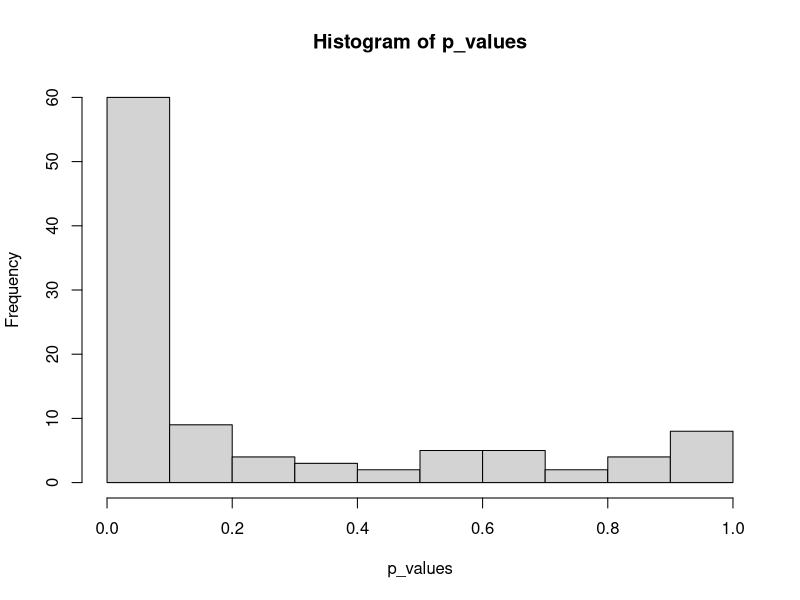
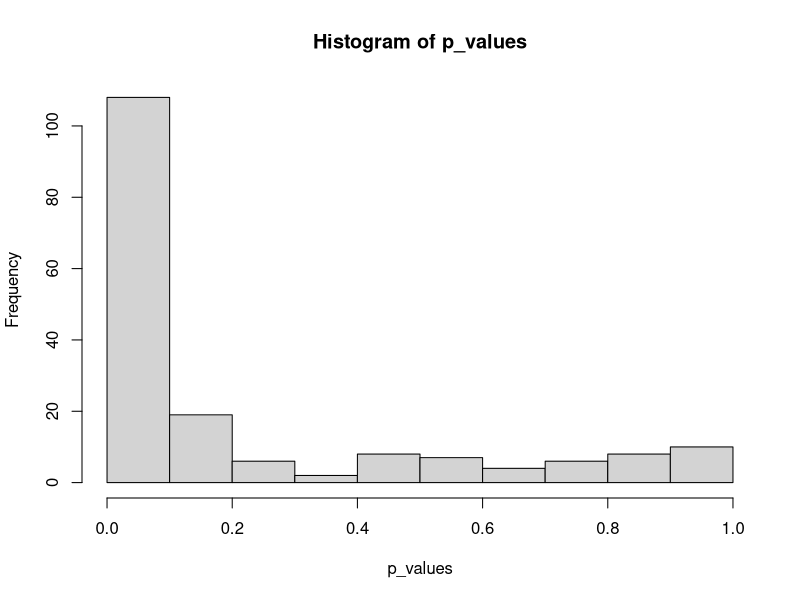
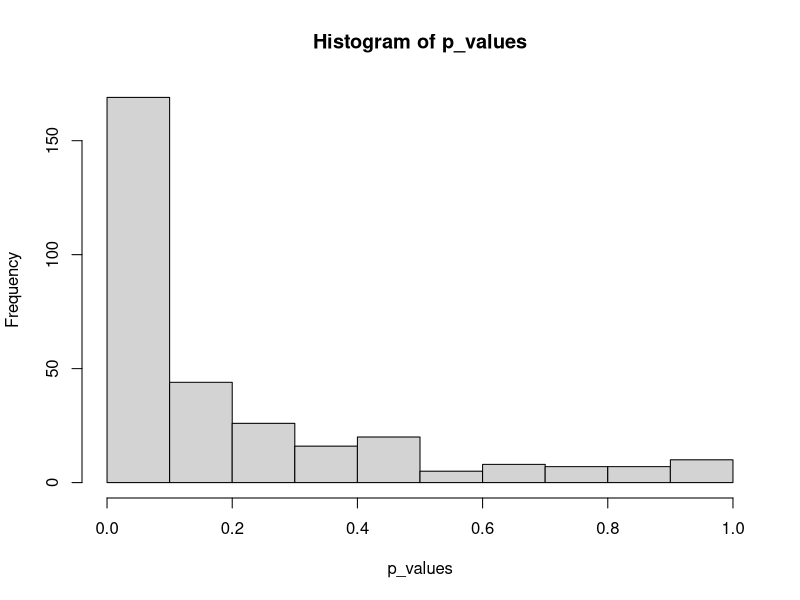
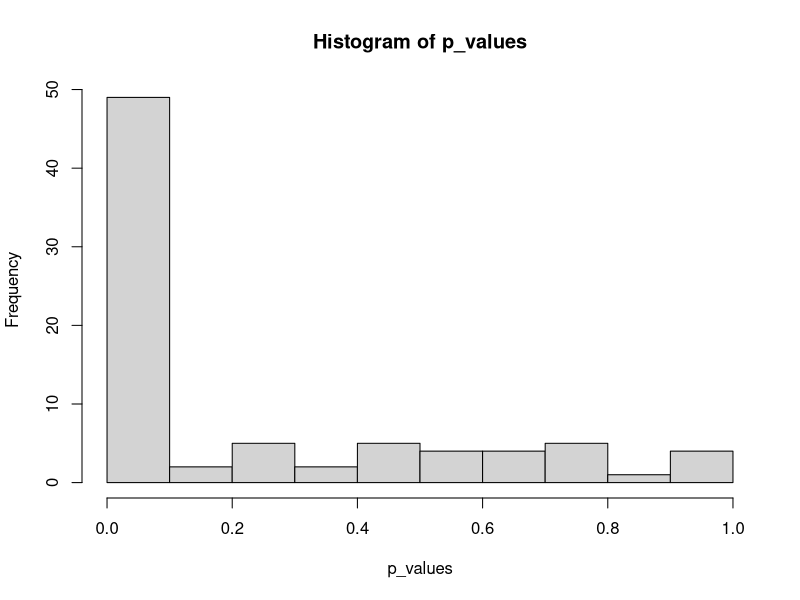
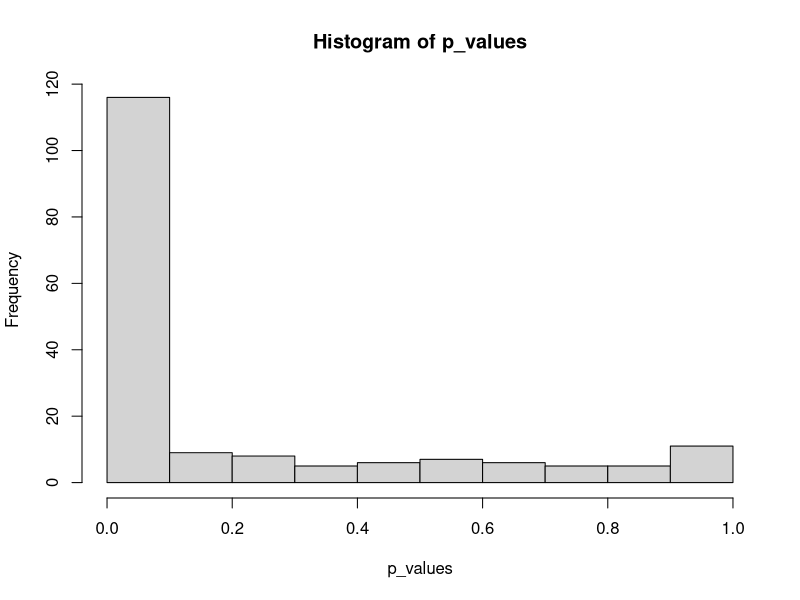
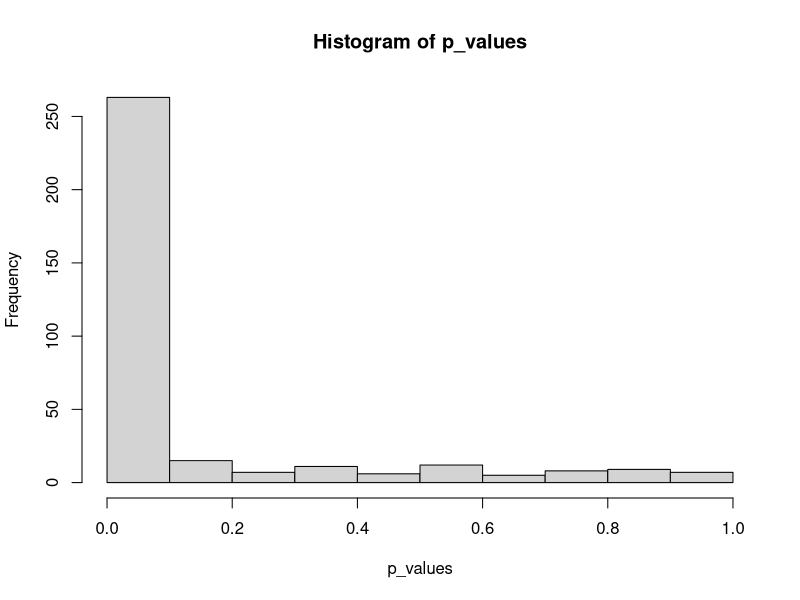
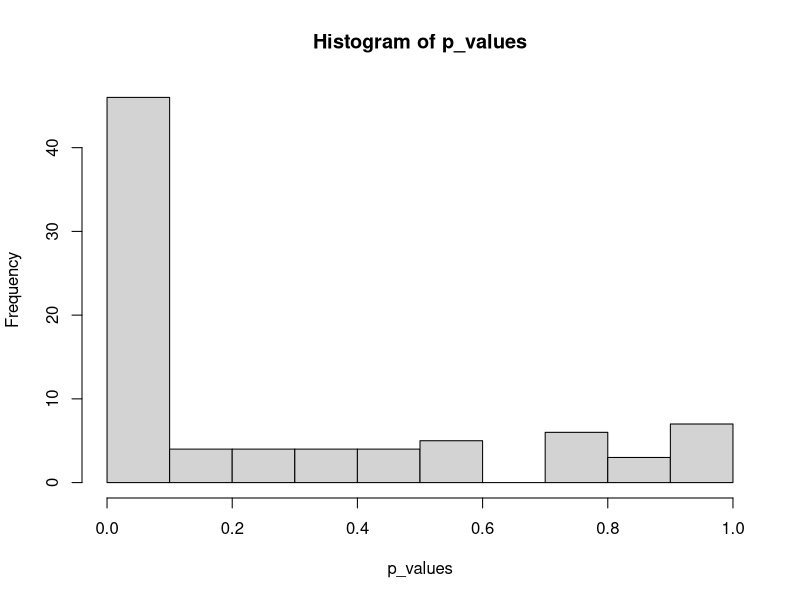
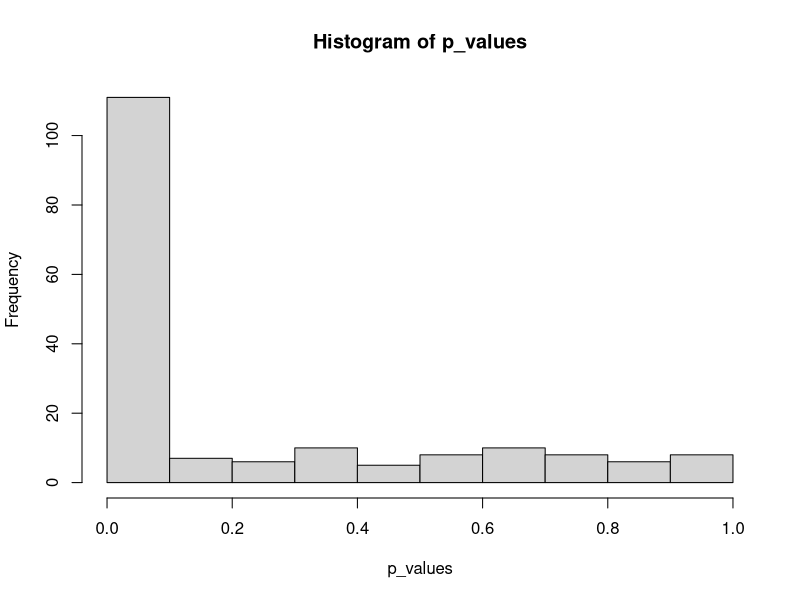

Write the R code that produced these figures, in order.
generate_data = function(n, p){
  covariates = matrix(rnorm(n*p), nrow=n, ncol = p)
  responses = rnorm(n=n)
  
  return(list(covariates = covariates, responses = responses))
}

model_select = function(covariates, responses, cutoff){
  linreg = lm(responses ~ covariates)
  p_vals = which(unname(summary(linreg)$coefficients[,4] <= cutoff))
  p_vals = p_vals[p_vals > 1]
  p_vals = p_vals - 1
  if(length(p_vals) > 0){
    return(summary(lm(responses ~ covariates[,p_vals]))$coefficients[,4])
  } else { return(p_vals)}
}

run_simulation = function(n_trials, n, p, cutoff){
  p_values = c()
  
  for (i in 1:n_trials){
  generator = generate_data(n,p)
  selection = model_select(generator[["covariates"]], generator[["responses"]], cutoff)
  p_values = c(p_values, selection)
  }
  
  hist(p_values)
}

ner = c(100, 1000, 10000)
for (i in ner){
  run_simulation(100, i, 10, 0.05)
  run_simulation(100, i, 20, 0.05)
  run_simulation(100, i, 50, 0.05)
}
